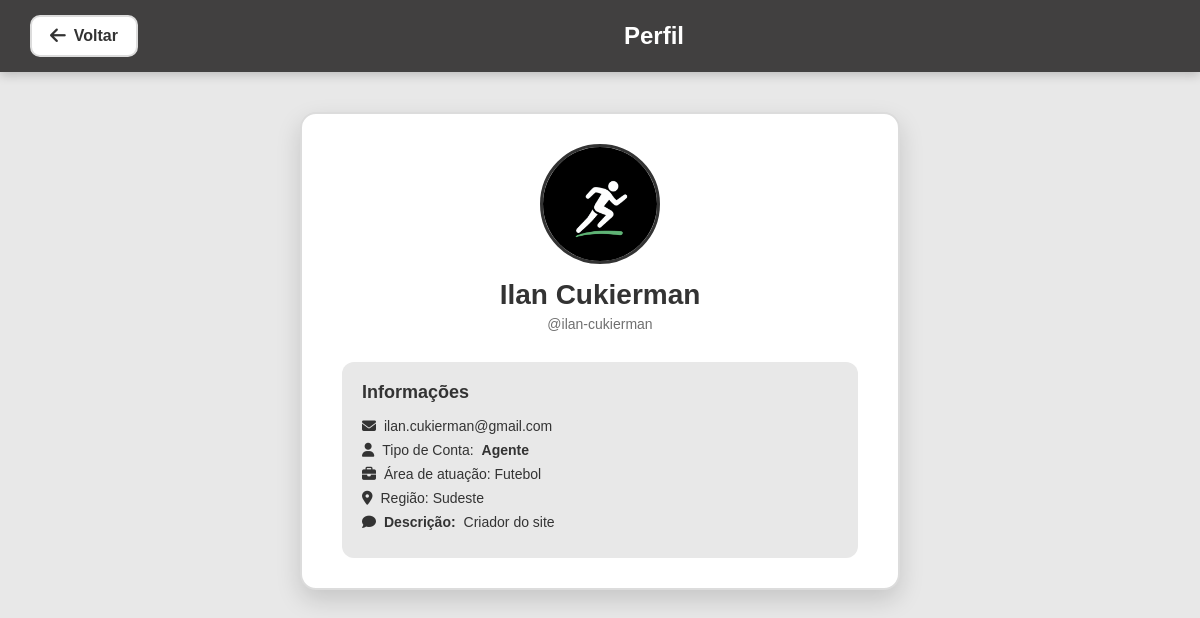
Screenshot of /perfil/ (signed in) with the database file from the repository.
### main/models.py (models this page shows, shortened)
class Agente(models.Model):
    nome = models.CharField(max_length=100)
    email = models.EmailField(unique=True)
    senha = models.CharField(max_length=128)
    area_atuacao = models.CharField(max_length=100)
    regiao = models.CharField(max_length=50)
    descricao = models.TextField(blank=True, null=True)
    foto = models.ImageField(upload_to='fotos_agentes/', blank=True, null=True)

### main/views.py (the view)
# urls.py: path('perfil/', views.perfil, name='perfil'),
def perfil(request):
    user_type = request.session.get("user_type")
    user_id = request.session.get("user_id")
    user = None
    if user_type == "atleta":
        user = Atleta.objects.get(id=user_id)
    elif user_type == "agente":
        user = Agente.objects.get(id=user_id)
    return render(request, 'main/perfil.html', {"user": user})

### main/templates/main/perfil.html (shortened to what this page needs)
{% load static %}
<!DOCTYPE html>
<html lang="pt-br">
<head>
<link rel="stylesheet" href="{% static 'css/perfil.css' %}">
<link rel="stylesheet" href="{% static 'css/tema.css' %}">
<link rel="stylesheet" href="https://cdnjs.cloudflare.com/ajax/libs/font-awesome/6.5.1/css/all.min.css"/>
</head>
<body>
<header>
    <a href="{% url 'paginaPrincipal' %}" class="back-btn">
        <i class="fa-solid fa-arrow-left"></i> Voltar
    </a>
    <h1>Perfil</h1>
</header>
<section class="profile-container">
    <div class="profile-card">
        <div class="profile-header">
            {% if user.foto %}
            <img src="{{ user.foto.url }}" alt="Foto do Usuário">
            {% else %}
            <img src="{% static 'img/LogoTalentoOculto.jpeg' %}" alt="Foto padrão">
            {% endif %}
            <h2>{{ user.nome }}</h2>
            <p>@{{ user.nome|slugify }}</p>
        </div>
        <div class="profile-sections">
            <div class="profile-info">
                <h3>Informações</h3>
                <ul>
                    <li><i class="fa-solid fa-envelope"></i> {{ user.email }}</li>
                    <li>
                        <i class="fa-solid fa-user"></i>
                        Tipo de Conta:
                        <strong>
                            {% if user.modalidade %}
                                Atleta
                            {% else %}
                                Agente
                            {% endif %}
                        </strong>
                    </li>
                    {% if user.area_atuacao %}
                    <li>
                        <i class="fa-solid fa-briefcase"></i>
                        Área de atuação: {{ user.area_atuacao }}
                    </li>
                    {% endif %}
                    <li>
                        <i class="fa-solid fa-map-marker-alt"></i>
                        Região: {{ user.regiao }}
                    </li>
                    {% if user.descricao %}
                    <li>
                        <i class="fa-solid fa-comment"></i>
                        <strong>Descrição:</strong> {{ user.descricao }}
                    </li>
                    {% endif %}
                </ul>
            </div>
        </div>
    </div>
</section>
</body>
</html>

### main/static/css/perfil.css (style rules this page uses)
:root { --bg: #e8e8e8; --bg-card: #ffffff; --header-bg: #414040; --menu-bg: #4a4a4a; --text: #1a1a1a; --card-border: #dcdcdc; }
* { margin: 0; padding: 0; box-sizing: border-box; font-family: 'Poppins', sans-serif; }
body { background: linear-gradient(135deg, var(--bg), var(--bg-card)); min-height: 100vh; }
header { display: flex; align-items: center; justify-content: space-between; background: var(--header-bg); color: var(--text); padding: 15px 30px; position: sticky; top: 0; z-index: 10; box-shadow: 0 3px 10px rgba(0,0,0,0.2); }
header h1 { font-size: 24px; text-align: center; flex: 1; }
.profile-container { display: flex; justify-content: center; padding: 40px 20px; }
.profile-card { background: var(--bg-card); border-radius: 16px; padding: 30px 40px; width: 100%; max-width: 600px; transition: 0.3s; border: 2px solid var(--card-border); box-shadow: 0 10px 25px rgba(0,0,0,0.15); }
.profile-header { text-align: center; margin-bottom: 30px; }
.profile-header img { width: 120px; height: 120px; border-radius: 50%; border: 3px solid var(--text); margin: 0 auto 15px auto; display: block; }
.profile-header h2 { font-size: 28px; margin-bottom: 5px; color: var(--text); }
.profile-header p { font-size: 14px; color: var(--text); opacity: 0.7; }
.profile-sections { display: flex; flex-direction: column; gap: 25px; }
.profile-info, .profile-stats { background: var(--bg); padding: 20px; border-radius: 12px; }
.profile-info h3, .profile-stats h3 { font-size: 18px; margin-bottom: 15px; color: var(--text); }
.profile-info ul, .profile-stats ul { list-style: none; }
.profile-info ul li, .profile-stats ul li { font-size: 14px; margin: 8px 0; display: flex; align-items: center; gap: 8px; color: var(--text); }
.back-btn { display: flex; align-items: center; gap: 8px; padding: 10px 18px; background: var(--bg-card); color: var(--text); border: 2px solid var(--card-border); border-radius: 10px; text-decoration: none; font-weight: 600; transition: 0.3s; }
.back-btn i { font-size: 18px; }

### main/static/css/tema.css (style rules this page uses)
:root { --bg: #e8e8e8; --text: #333; --header-bg: #414040; --header-text: #ffffff; --card-bg: #ffffff; --input-bg: #ffffff; --input-text: #333; --border: #ccc; --button-bg: #000000; --button-bg-hover: #222222; --button-text: #ffffff; }
body { background: var(--bg); color: var(--text); }
header { background: var(--header-bg) !important; color: var(--header-text) !important; }

### rows the page displays
Agente: nome "Ilan Cukierman", nome|slugify "ilan-cukierman", email "ilan.cukierman@gmail.com", area_atuacao "Futebol", regiao "Sudeste", descricao "Criador do site"
